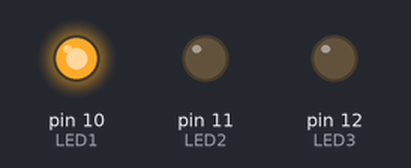
Simulated run of this sketch. Board: Arduino Uno, built with avr-gcc and run on an emulated ATmega328P. Shown: output pins drawn as LEDs (lit = HIGH).

Above: at 0.05 s.
At 0.75 s:
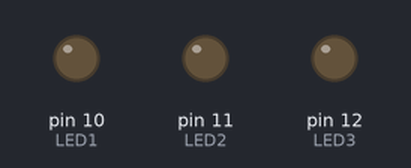
At 1.45 s:
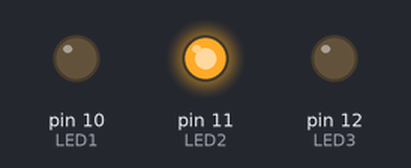
At 2.85 s:
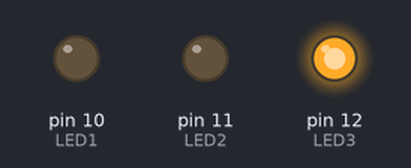
Timing chart, 0 to 3.1 s (numbered marks = the images above):
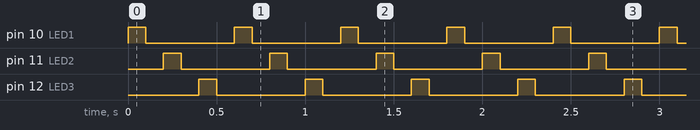

The sketch:

0508_Jaret_3_leds.ino
```cpp
const int LED1 = 10;
const int LED2 = 11;
const int LED3 = 12;
void setup() {
  // put your setup code here, to run once:
  pinMode(LED1, OUTPUT);
  pinMode(LED2, OUTPUT);
  pinMode(LED3, OUTPUT);
}
void loop() {
  // put your main code here, to run repeatedly:
  digitalWrite(LED1, HIGH);
  delay(100);
  digitalWrite(LED1, LOW);
  delay(100);
  digitalWrite(LED2, HIGH);
  delay(100);
  digitalWrite(LED2, LOW);
  delay(100);
  digitalWrite(LED3, HIGH);
  delay(100);
  digitalWrite(LED3, LOW);
  delay(100);
}
```

Measured:
- by itself, pin 10 (LED1), pin 11 (LED2), pin 12 (LED3): alternates HIGH for 0.10 s and LOW for 0.50 s
